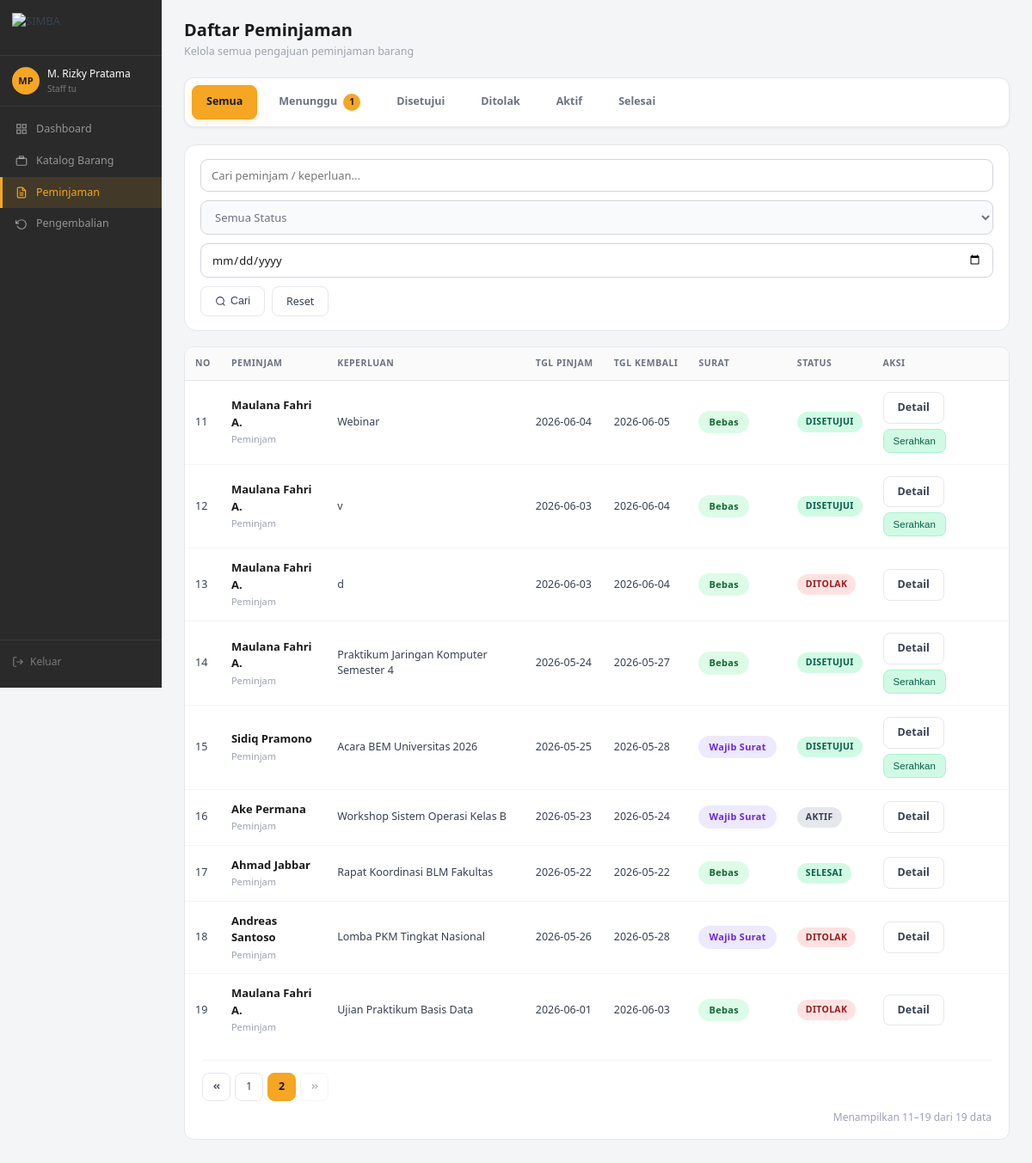
/pages/peminjaman/index.php?page=2 (signed in), run on an earlier commit of the app's database.
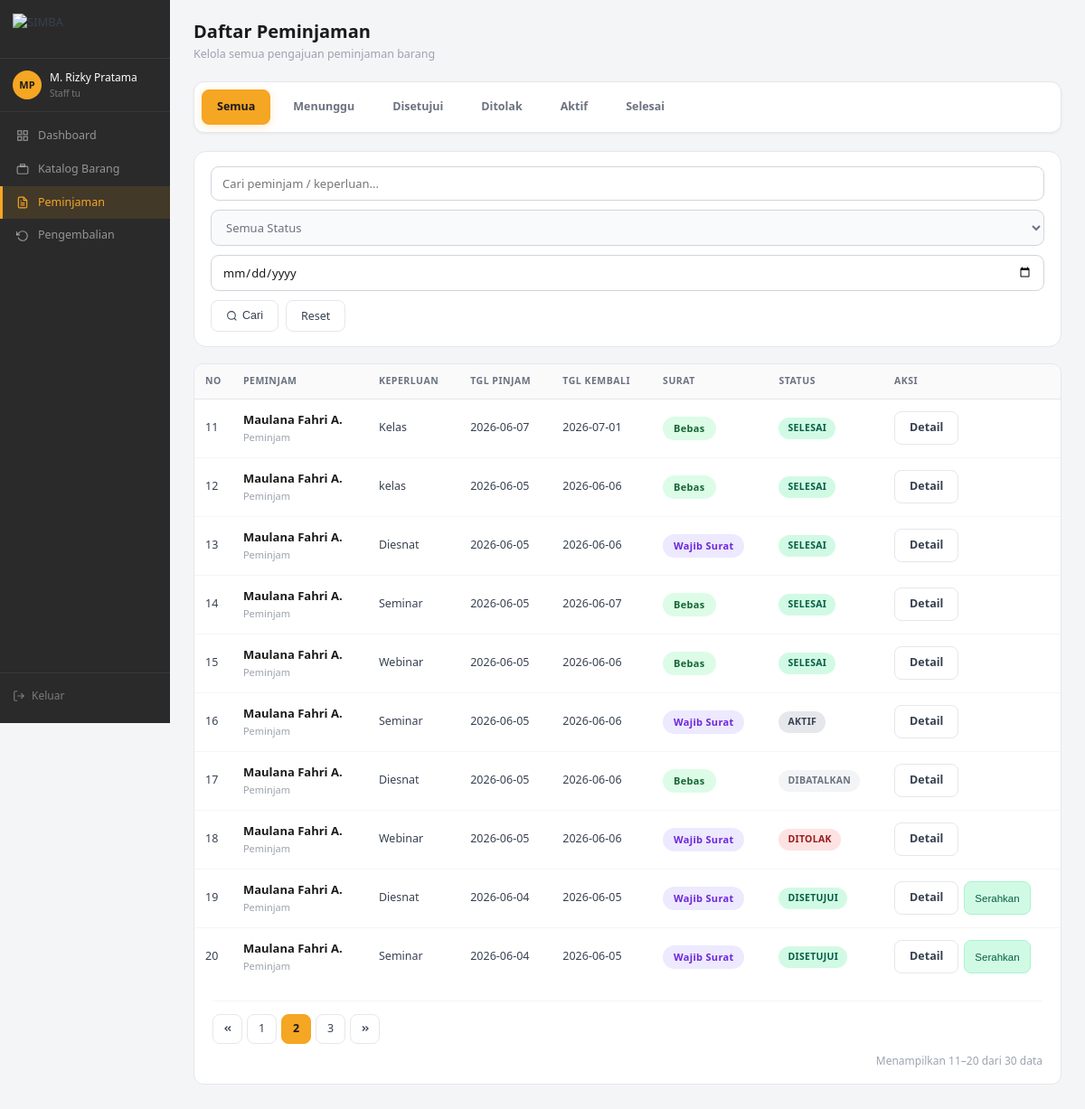
And on a later commit of the database.
### tables this page shows
CREATE TABLE IF NOT EXISTS `pengajuan_peminjaman` (
  `id` int NOT NULL AUTO_INCREMENT,
  `id_peminjam` int NOT NULL,
  `keperluan` text NOT NULL,
  `tanggal_pinjam` date NOT NULL,
  `tanggal_kembali` date NOT NULL,
  `status` enum('menunggu','diverifikasi','disetujui','ditolak','aktif','selesai','dibatalkan') DEFAULT 'menunggu',
  `diverifikasi_oleh` int DEFAULT NULL,
  `disetujui_oleh` int DEFAULT NULL,
  `catatan_tolak` text,
  `dibuat_pada` timestamp NOT NULL DEFAULT CURRENT_TIMESTAMP,
  `diperbarui_pada` timestamp NOT NULL DEFAULT CURRENT_TIMESTAMP ON UPDATE CURRENT_TIMESTAMP,
  `file_surat` varchar(255) DEFAULT NULL COMMENT 'Untuk event himpunan/peminjaman alat berat',
  PRIMARY KEY (`id`),
  KEY `id_peminjam` (`id_peminjam`),
  KEY `diverifikasi_oleh` (`diverifikasi_oleh`),
  KEY `disetujui_oleh` (`disetujui_oleh`),
  CONSTRAINT `pengajuan_peminjaman_ibfk_1` FOREIGN KEY (`id_peminjam`) REFERENCES `users` (`id`),
  CONSTRAINT `pengajuan_peminjaman_ibfk_2` FOREIGN KEY (`diverifikasi_oleh`) REFERENCES `users` (`id`),
  CONSTRAINT `pengajuan_peminjaman_ibfk_3` FOREIGN KEY (`disetujui_oleh`) REFERENCES `users` (`id`)
);

CREATE TABLE IF NOT EXISTS `users` (
  `id` int NOT NULL AUTO_INCREMENT,
  `nama_pengguna` varchar(50) NOT NULL,
  `kata_sandi` varchar(255) NOT NULL,
  `nama_lengkap` varchar(100) NOT NULL,
  `email` varchar(100) NOT NULL,
  `peran` enum('admin','staff_tu','peminjam') NOT NULL,
  `aktif` tinyint(1) NOT NULL DEFAULT '1',
  `dibuat_pada` timestamp NOT NULL DEFAULT CURRENT_TIMESTAMP,
  PRIMARY KEY (`id`),
  UNIQUE KEY `nama_pengguna` (`nama_pengguna`),
  UNIQUE KEY `email` (`email`)
);

### includes/auth_check.php (called while the page is built, shortened)
<?php
if (!function_exists('app_base_path')) {
    function app_base_path(): string {
        $script = str_replace('\\', '/', $_SERVER['SCRIPT_NAME'] ?? '');
        $pos = strpos($script, '/pages/');
        if ($pos !== false) {
            return rtrim(substr($script, 0, $pos), '/');
        }
        return rtrim(dirname($script), '/\\');
    }
}
if (!function_exists('app_url')) {
    function app_url(string $path = ''): string {
        $base = app_base_path();
        return $base . '/' . ltrim($path, '/');
    }
}
if (!function_exists('asset_url')) {
    function asset_url(string $path): string {
        $full = dirname(__DIR__) . '/' . ltrim($path, '/');
        $ver  = is_file($full) ? filemtime($full) : time();
        return app_url($path) . '?v=' . $ver;
    }
}

### includes/sidebar.php (called while the page is built, shortened)
<?php
$peran = $_SESSION['peran'] ?? 'peminjam';
?>

### pages/peminjaman/index.php (the view, shortened to what the changed rows need)
<?php
require_once __DIR__ . '/../../config/koneksi.php';
require_once __DIR__ . '/../../includes/auth_check.php';
require_once __DIR__ . '/../../includes/functions.php';
$peran = $_SESSION['peran'];
$page        = max(1, (int)($_GET['page'] ?? 1));
$per_page    = 10;
$offset      = ($page - 1) * $per_page;
$tab_aktif = sanitasi($_GET['tab'] ?? 'semua');
$where_parts = ['1=1'];
$params      = [];
$types       = '';
$where_sql = implode(' AND ', $where_parts);
$count_sql  = "SELECT COUNT(*) FROM pengajuan_peminjaman pp
               JOIN users u ON u.id = pp.id_peminjam
               WHERE $where_sql";
$count_stmt = $conn->prepare($count_sql);
$count_stmt->execute();
$total_rows = $count_stmt->get_result()->fetch_row()[0];
$total_pages = max(1, ceil($total_rows / $per_page));
$sql = "SELECT pp.*,
               u.nama_lengkap  AS nama_peminjam,
               u.peran         AS peran_peminjam,
               ap.nama_lengkap AS nama_approver,
               EXISTS(
                   SELECT 1 FROM detail_peminjaman dp
                   JOIN barang b ON b.id = dp.id_barang
                   WHERE dp.id_peminjaman = pp.id AND b.stok_total <= 3
               ) AS ada_wajib_surat
        FROM pengajuan_peminjaman pp
        JOIN users u    ON u.id  = pp.id_peminjam
        LEFT JOIN users ap ON ap.id = pp.disetujui_oleh
        WHERE $where_sql
        ORDER BY pp.dibuat_pada DESC
        LIMIT ? OFFSET ?";
$params[]  = $per_page;
$params[]  = $offset;
$types    .= 'ii';
$stmt = $conn->prepare($sql);
if ($types) $stmt->bind_param($types, ...$params);
$stmt->execute();
$rows = $stmt->get_result()->fetch_all(MYSQLI_ASSOC);
$tab_counts_sql = "SELECT status, COUNT(*) as total
                   FROM pengajuan_peminjaman pp
                   " . ($peran === 'peminjam' ? "WHERE id_peminjam = " . (int)$_SESSION['user_id'] : "") . "
                   GROUP BY status";
$tab_counts_res = $conn->query($tab_counts_sql);
$tab_counts = [];
while ($r = $tab_counts_res->fetch_assoc()) {
    $tab_counts[$r['status']] = $r['total'];
}
?>
<!DOCTYPE html>
<html lang="id">
<head>
    <link rel="stylesheet" href="<?= asset_url('assets/css/style.css') ?>">
</head>
<body>
<div class="app-wrapper">
    <?php include __DIR__ . '/../../includes/sidebar.php'; ?>
    <main class="main-content">
        <div class="page-header">
            <div>
                <h2>Daftar Peminjaman</h2>
            </div>
        </div>
        <div class="status-tabs">
            <?php
            $tabs = [
                'semua'        => 'Semua',
                'menunggu'     => 'Menunggu',
                'disetujui'    => 'Disetujui',
                'ditolak'      => 'Ditolak',
                'aktif'        => 'Aktif',
                'selesai'      => 'Selesai',
            ];
            foreach ($tabs as $key => $label):
                $is_active = $tab_aktif === $key;
                $count     = $tab_counts[$key] ?? null;
                $qs = http_build_query(array_merge($_GET, ['tab' => $key, 'page' => 1]));
            ?>
            <a href="?<?= $qs ?>" class="status-tab <?= $is_active ? 'active' : '' ?>">
                <?= $label ?>
                <?php if ($key === 'menunggu' && ($count ?? 0) > 0): ?>
                <span class="status-count"><?= $count ?></span>
                <?php endif; ?>
            </a>
            <?php endforeach; ?>
        </div>
        <div class="card" style="padding:0;overflow:hidden">
            <div class="table-wrapper">
                <table class="table-modern">
                    <thead>
                        <tr>
                            <th style="width:40px">NO</th>
                            <th>PEMINJAM</th>
                            <th>KEPERLUAN</th>
                            <th>TGL PINJAM</th>
                            <th>TGL KEMBALI</th>
                            <th>SURAT</th>
                            <th>STATUS</th>
                            <th>AKSI</th>
                        </tr>
                    </thead>
                    <tbody>
                    <?php if (empty($rows)): ?>
                        <tr>
                            <td colspan="8">
                                <div class="empty-state">
                                    <svg width="40" height="40" fill="none" stroke="currentColor" stroke-width="1.5" viewBox="0 0 24 24">
                                        <path d="M14 2H6a2 2 0 00-2 2v16a2 2 0 002 2h12a2 2 0 002-2V8z"/>
                                        <polyline points="14 2 14 8 20 8"/>
                                    </svg>
                                    <p>Tidak ada data peminjaman ditemukan</p>
                                </div>
                            </td>
                        </tr>
                    <?php else: ?>
                        <?php foreach ($rows as $i => $row): ?>
                        <tr>
                            <td><?= $offset + $i + 1 ?></td>
                            <td>
                                <div class="nama-peminjam"><?= sanitasi($row['nama_peminjam']) ?></div>
                                <div class="role-mini"><?= ucfirst($row['peran_peminjam']) ?></div>
                            </td>
                            <td><?= sanitasi($row['keperluan']) ?></td>
                            <td><?= sanitasi($row['tanggal_pinjam']) ?></td>
                            <td><?= sanitasi($row['tanggal_kembali']) ?></td>
                            <td><?= badge_surat((bool)$row['ada_wajib_surat']) ?></td>
                            <td><?= badge_status($row['status']) ?></td>
                            <td>
                                <div style="display:flex;gap:6px;flex-wrap:wrap">
                                    <a href="detail.php?id=<?= $row['id'] ?>" class="btn-detail">Detail</a>
                                    <?php if ($peran === 'staff_tu' && $row['status'] === 'menunggu'): ?>
                                    <a href="approval.php?id=<?= $row['id'] ?>" class="btn-detail">Approval</a>
                                    <?php elseif ($peran === 'staff_tu' && $row['status'] === 'disetujui'): ?>
                                    <button type="button" class="btn btn-approve btn-sm"
                                            onclick="konfirmasiSerahkan(<?= $row['id'] ?>)">Serahkan</button>
                                    <?php elseif ($peran === 'peminjam' && $row['status'] === 'menunggu'): ?>
                                    <button type="button" class="btn btn-danger btn-sm"
                                            onclick="konfirmasiBatal(<?= $row['id'] ?>)">Batal</button>
                                    <?php endif; ?>
                                </div>
                            </td>
                        </tr>
                        <?php endforeach; ?>
                    <?php endif; ?>
                    </tbody>
                </table>
            </div>
            <?php if ($total_pages > 1): ?>
            <div style="padding:0 20px 16px">
                <div class="pagination">
                    <a href="?<?= http_build_query(array_merge($_GET, ['page' => 1])) ?>"
                       class="page-btn <?= $page <= 1 ? 'disabled' : '' ?>">
                        <svg width="12" height="12" fill="none" stroke="currentColor" stroke-width="2.5" viewBox="0 0 24 24">
                            <polyline points="11 17 6 12 11 7"/><polyline points="18 17 13 12 18 7"/>
                        </svg>
                    </a>
                    <?php for ($p = max(1, $page-2); $p <= min($total_pages, $page+2); $p++): ?>
                    <a href="?<?= http_build_query(array_merge($_GET, ['page' => $p])) ?>"
                       class="page-btn <?= $p === $page ? 'active' : '' ?>"><?= $p ?></a>
                    <?php endfor; ?>
                    <a href="?<?= http_build_query(array_merge($_GET, ['page' => $total_pages])) ?>"
                       class="page-btn <?= $page >= $total_pages ? 'disabled' : '' ?>">
                        <svg width="12" height="12" fill="none" stroke="currentColor" stroke-width="2.5" viewBox="0 0 24 24">
                            <polyline points="13 17 18 12 13 7"/><polyline points="6 17 11 12 6 7"/>
                        </svg>
                    </a>
                </div>
                <div class="table-info">
                    Menampilkan <?= $offset + 1 ?>–<?= min($offset + $per_page, $total_rows) ?> dari <?= $total_rows ?> data
                </div>
            </div>
            <?php endif; ?>
        </div>
    </main>
</div>
</body>
</html>

### includes/functions.php (shortened to what the changed rows need)
<?php
function sanitasi(string $input): string {
    return htmlspecialchars(strip_tags(trim($input)));
}
function badge_status(string $status): string {
    $map = [
        'menunggu'     => ['label' => 'MENUNGGU',     'class' => 'badge-menunggu'],
        'diverifikasi' => ['label' => 'DIVERIFIKASI', 'class' => 'badge-diverifikasi'],
        'disetujui'    => ['label' => 'DISETUJUI',    'class' => 'badge-disetujui'],
        'ditolak'      => ['label' => 'DITOLAK',      'class' => 'badge-ditolak'],
        'aktif'        => ['label' => 'AKTIF',        'class' => 'badge-aktif'],
        'selesai'      => ['label' => 'SELESAI',      'class' => 'badge-selesai'],
        'dibatalkan'   => ['label' => 'DIBATALKAN',   'class' => 'badge-dibatalkan'],
        'baik'         => ['label' => 'BAIK',         'class' => 'badge-aktif'],
        'rusak_ringan' => ['label' => 'RUSAK RINGAN', 'class' => 'badge-menunggu'],
        'rusak_berat'  => ['label' => 'RUSAK BERAT',  'class' => 'badge-ditolak'],
    ];
    $b = $map[$status] ?? ['label' => strtoupper($status), 'class' => 'badge-aktif'];
    return '<span class="badge ' . $b['class'] . '">' . $b['label'] . '</span>';
}
function badge_surat(bool $wajib): string {
    if ($wajib) {
        return '<span class="badge badge-surat surat-wajib">Wajib Surat</span>';
    }
    return '<span class="badge badge-surat surat-bebas">Bebas</span>';
}

What changed in the data, as far as the page shows it:
no longer on this page (row unchanged): pengajuan_peminjaman: i "11", id_peminjam.nama_lengkap "Maulana Fahri A.", id_peminjam.peran "Peminjam", keperluan "Webinar", tanggal_pinjam "2026-06-04", tanggal_kembali "2026-06-05", status "DISETUJUI"
no longer on this page (row unchanged): pengajuan_peminjaman: i "12", id_peminjam.nama_lengkap "Maulana Fahri A.", id_peminjam.peran "Peminjam", keperluan "v", tanggal_pinjam "2026-06-03", tanggal_kembali "2026-06-04", status "DISETUJUI"
no longer on this page (row unchanged): pengajuan_peminjaman: i "13", id_peminjam.nama_lengkap "Maulana Fahri A.", id_peminjam.peran "Peminjam", keperluan "d", tanggal_pinjam "2026-06-03", tanggal_kembali "2026-06-04", status "DITOLAK"
no longer on this page (row unchanged): pengajuan_peminjaman: i "14", id_peminjam.nama_lengkap "Maulana Fahri A.", id_peminjam.peran "Peminjam", keperluan "Praktikum Jaringan Komputer Semester 4", tanggal_pinjam "2026-05-24", tanggal_kembali "2026-05-27", status "DISETUJUI"
no longer on this page (row unchanged): pengajuan_peminjaman: i "15", id_peminjam.nama_lengkap "Sidiq Pramono", id_peminjam.peran "Peminjam", keperluan "Acara BEM Universitas 2026", tanggal_pinjam "2026-05-25", tanggal_kembali "2026-05-28", shows "Wajib Surat", status "DISETUJUI"
no longer on this page (row edited): pengajuan_peminjaman: i "16", id_peminjam.nama_lengkap "Ake Permana", id_peminjam.peran "Peminjam", keperluan "Workshop Sistem Operasi Kelas B", tanggal_pinjam "2026-05-23", tanggal_kembali "2026-05-24", shows "Wajib Surat", status "AKTIF"
no longer on this page (row unchanged): pengajuan_peminjaman: i "17", id_peminjam.nama_lengkap "Ahmad Jabbar", id_peminjam.peran "Peminjam", keperluan "Rapat Koordinasi BLM Fakultas", tanggal_pinjam "2026-05-22", tanggal_kembali "2026-05-22", status "SELESAI"
no longer on this page (row unchanged): pengajuan_peminjaman: i "18", id_peminjam.nama_lengkap "Andreas Santoso", id_peminjam.peran "Peminjam", keperluan "Lomba PKM Tingkat Nasional", tanggal_pinjam "2026-05-26", tanggal_kembali "2026-05-28", shows "Wajib Surat", status "DITOLAK"
no longer on this page (row unchanged): pengajuan_peminjaman: i "19", id_peminjam.nama_lengkap "Maulana Fahri A.", id_peminjam.peran "Peminjam", keperluan "Ujian Praktikum Basis Data", tanggal_pinjam "2026-06-01", tanggal_kembali "2026-06-03", status "DITOLAK"
added pengajuan_peminjaman: i "11", id_peminjam.nama_lengkap "Maulana Fahri A.", id_peminjam.peran "Peminjam", keperluan "Kelas", tanggal_pinjam "2026-06-07", tanggal_kembali "2026-07-01", status "SELESAI"
now on this page (row edited): pengajuan_peminjaman: i "12", id_peminjam.nama_lengkap "Maulana Fahri A.", id_peminjam.peran "Peminjam", keperluan "kelas", tanggal_pinjam "2026-06-05", tanggal_kembali "2026-06-06", status "SELESAI"
now on this page (row edited): pengajuan_peminjaman: i "13", id_peminjam.nama_lengkap "Maulana Fahri A.", id_peminjam.peran "Peminjam", keperluan "Diesnat", tanggal_pinjam "2026-06-05", tanggal_kembali "2026-06-06", shows "Wajib Surat", status "SELESAI"
now on this page (row edited): pengajuan_peminjaman: i "14", id_peminjam.nama_lengkap "Maulana Fahri A.", id_peminjam.peran "Peminjam", keperluan "Seminar", tanggal_pinjam "2026-06-05", tanggal_kembali "2026-06-07", status "SELESAI"
now on this page (row edited): pengajuan_peminjaman: i "15", id_peminjam.nama_lengkap "Maulana Fahri A.", id_peminjam.peran "Peminjam", keperluan "Webinar", tanggal_pinjam "2026-06-05", tanggal_kembali "2026-06-06", status "SELESAI"
now on this page (row edited): pengajuan_peminjaman: i "16", id_peminjam.nama_lengkap "Maulana Fahri A.", id_peminjam.peran "Peminjam", keperluan "Seminar", tanggal_pinjam "2026-06-05", tanggal_kembali "2026-06-06", shows "Wajib Surat", status "AKTIF"
now on this page (row unchanged): pengajuan_peminjaman: i "17", id_peminjam.nama_lengkap "Maulana Fahri A.", id_peminjam.peran "Peminjam", keperluan "Diesnat", tanggal_pinjam "2026-06-05", tanggal_kembali "2026-06-06", status "DIBATALKAN"
now on this page (row unchanged): pengajuan_peminjaman: i "18", id_peminjam.nama_lengkap "Maulana Fahri A.", id_peminjam.peran "Peminjam", keperluan "Webinar", tanggal_pinjam "2026-06-05", tanggal_kembali "2026-06-06", shows "Wajib Surat", status "DITOLAK"
now on this page (row unchanged): pengajuan_peminjaman: i "19", id_peminjam.nama_lengkap "Maulana Fahri A.", id_peminjam.peran "Peminjam", keperluan "Diesnat", tanggal_pinjam "2026-06-04", tanggal_kembali "2026-06-05", shows "Wajib Surat", status "DISETUJUI"
now on this page (row unchanged): pengajuan_peminjaman: i "20", id_peminjam.nama_lengkap "Maulana Fahri A.", id_peminjam.peran "Peminjam", keperluan "Seminar", tanggal_pinjam "2026-06-04", tanggal_kembali "2026-06-05", shows "Wajib Surat", status "DISETUJUI"
Also different on the page:
min($offset + $per_page, $total_rows): "19" → "20"
$total_rows: "19" → "30"
new list line: "Menunggu"
new list line: "3"
list line gone: "Menunggu 1"
